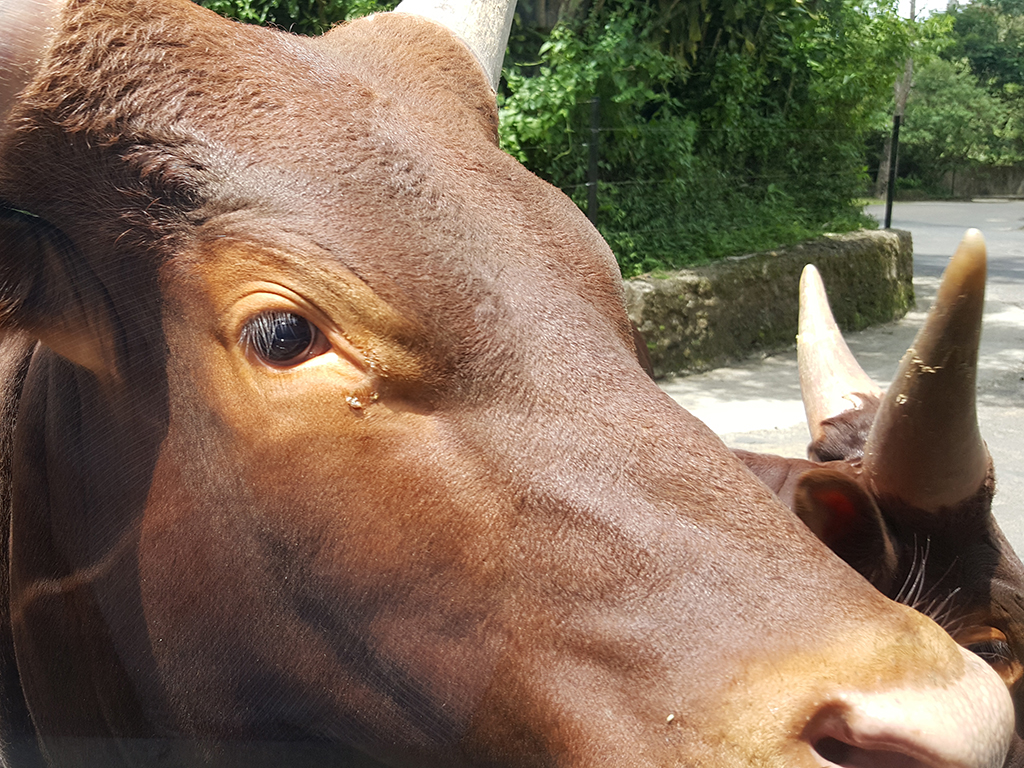
#> input picture images/ani1.jpg, 1024 x 768 px
$ python backproject_histogram.py --reference ../images/ani1.jpg --target ../images/ani2.jpg
#> lines starting #> are read from the running program, lines starting #| are printed output that depends on the picture; after the words box and inside, x2 and y2 are one past the last pixel; in counts of white or black regions, pixels touching at a corner belong together
#> further down, img_ref is the input picture: shape (768, 1024, 3); mean B, G, R 87.3, 107.5, 128.3
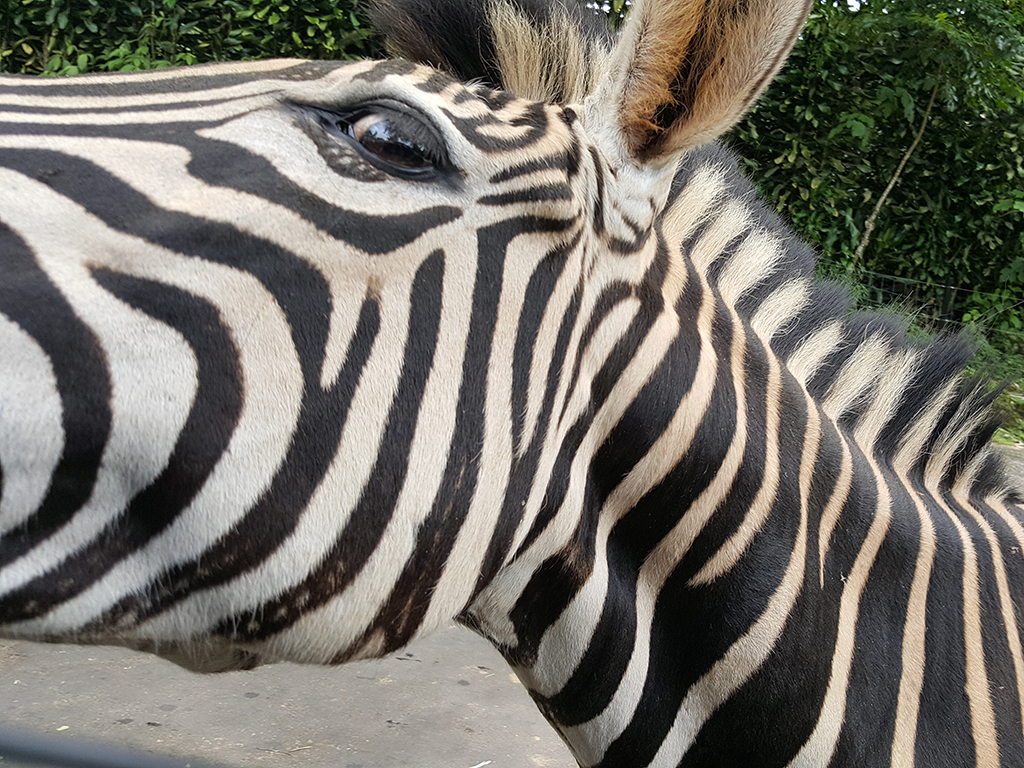
#> input picture images/ani2.jpg, 1024 x 768 px
#> further down, img_tar is the input picture: shape (768, 1024, 3); mean B, G, R 106.2, 114.3, 117.2
# 필요한 패키지를 import함
from __future__ import print_function
import argparse
import cv2
import numpy as np
from matplotlib import pyplot as plt

def back_project(img_ref, img_tar):
	r_hsv = cv2.cvtColor(img_ref, cv2.COLOR_BGR2HSV)
#> r_hsv: shape (768, 1024, 3); mean H, S, V 27.4, 89.7, 131.5
	t_hsv = cv2.cvtColor(img_tar, cv2.COLOR_BGR2HSV)
#> t_hsv: shape (768, 1024, 3); mean H, S, V 49.4, 45.6, 120.3

	# calculating histogram for reference image
	r_hist = cv2.calcHist([r_hsv], [0,1], None, \
		 	 [180,256],  [0,180, 0,256] )
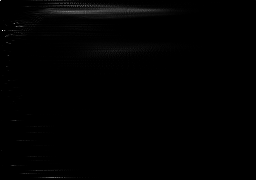
#> r_hist: shape (180, 256) float32; min 0, max 2580, mean 17.1; drawn with min black and max white

	# apply backprojection
	dst = cv2.calcBackProject([t_hsv], [0,1], r_hist, [0,180,0,256], 1)
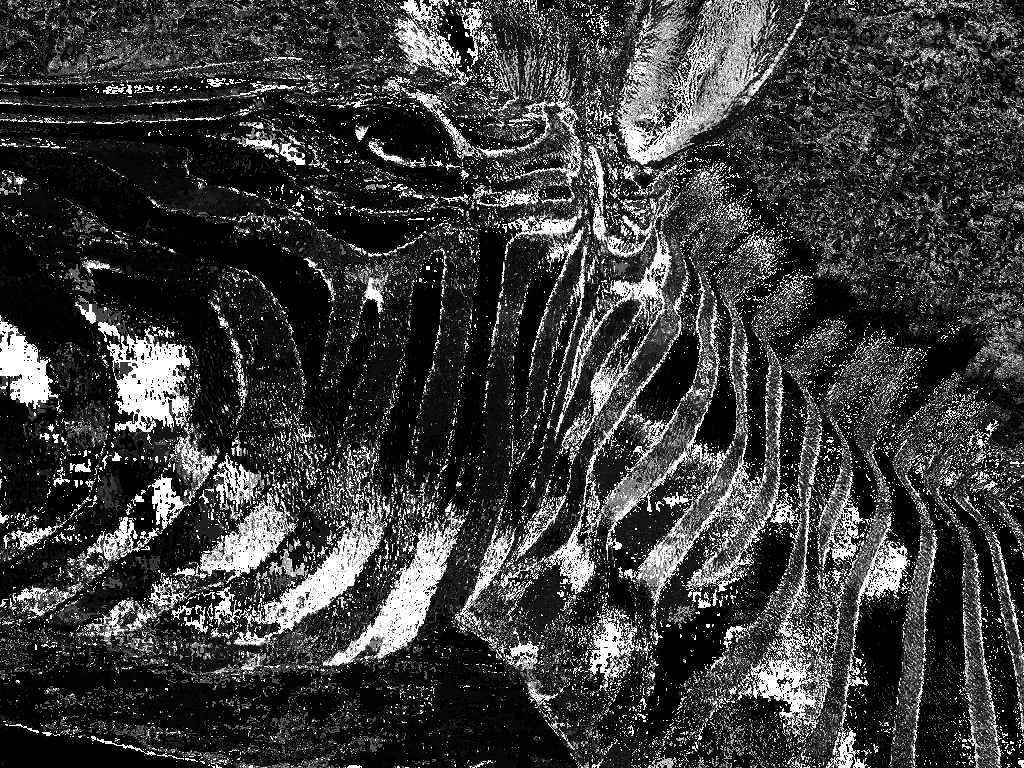
#> dst: shape (768, 1024); min 0, max 255, mean 59.2

	# convolute with circular disc
	ele = cv2.getStructuringElement(cv2.MORPH_ELLIPSE, (5,5))
	cv2.filter2D(dst, -1, ele, dst)
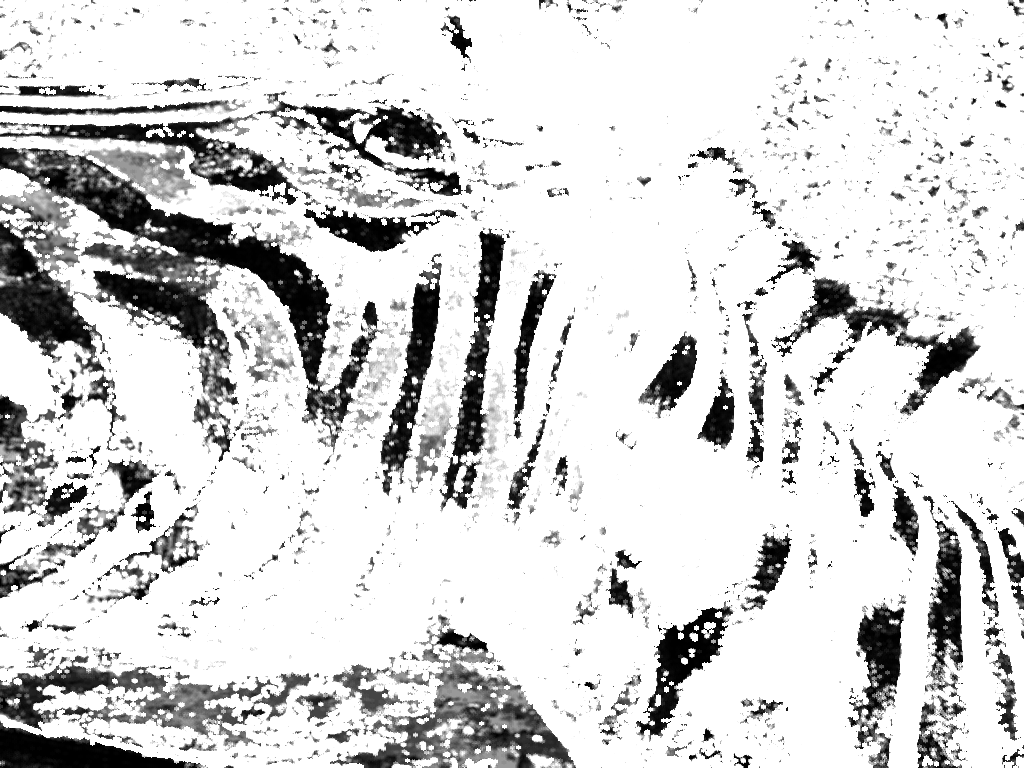
#> dst: shape (768, 1024); min 0, max 255, mean 212

	return dst

if __name__ == "__main__" :
	# 명령행 인자 처리
	ap = argparse.ArgumentParser()
	ap.add_argument('-r', '--reference', required = True, \
			help = 'Path to the reference image')
	ap.add_argument('-t', '--target', required = True, \
			help = 'Path to the target image')
	args = vars(ap.parse_args())

	f_ref = args['reference']
	f_tar = args['target']

	# OpenCV를 사용하여 영상 데이터 로딩
	img_ref = cv2.imread(f_ref)
	img_tar = cv2.imread(f_tar)

	# excute histogram backprojection
	proj = back_project(img_ref, img_tar)

	# threshold and binary AND
	th, th_proj = cv2.threshold(proj, 50, 255, 0)
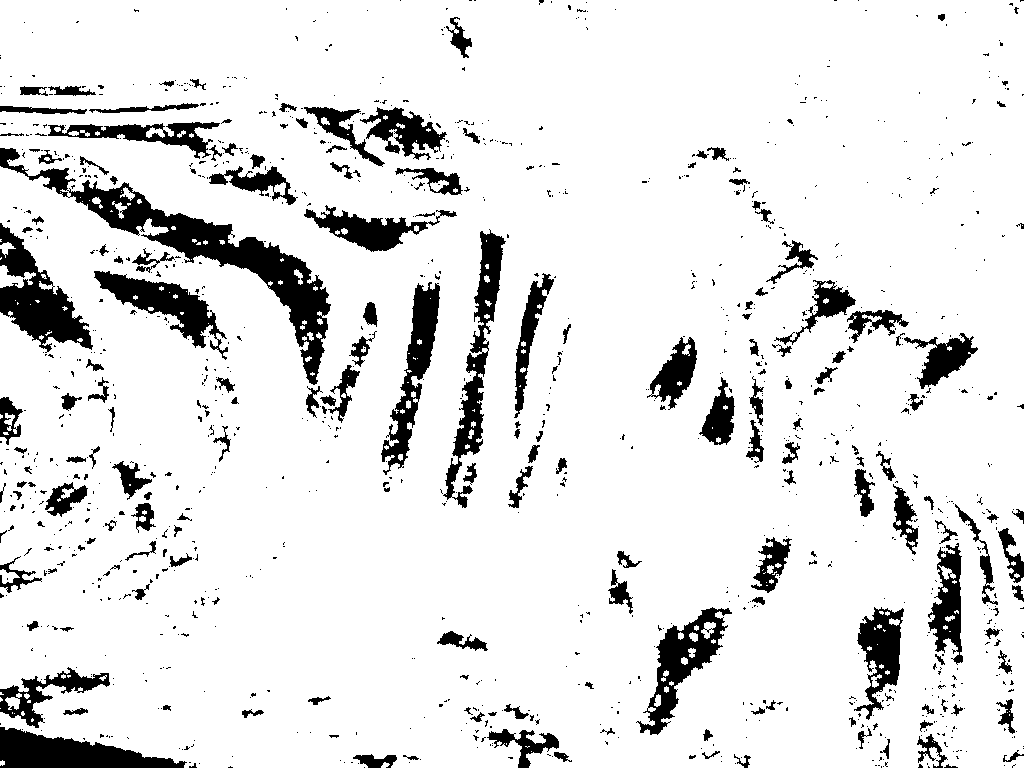
#> th_proj: shape (768, 1024); 89.1% white; 1157 black regions (961 under 20 px), largest, box (x1, y1, x2, y2) and area: (0, 148, 331, 385) 10789, (0, 223, 93, 353) 4923, (0, 727, 187, 768) 4358
	th_proj = cv2.merge((th_proj, th_proj, th_proj))

	img_ref = cv2.cvtColor(img_ref, cv2.COLOR_BGR2RGB)
	img_tar = cv2.cvtColor(img_tar, cv2.COLOR_BGR2RGB)

	# bitwise and operation for generating result
	r_img = cv2.bitwise_and(img_tar, th_proj)
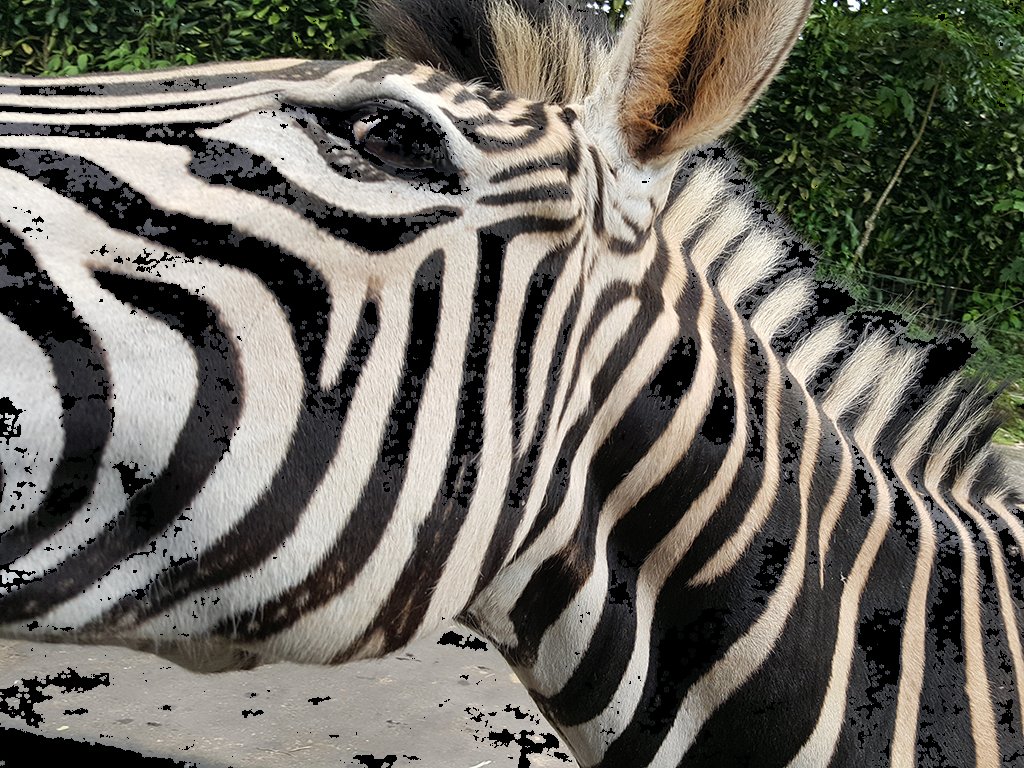
#> r_img: shape (768, 1024, 3); mean R, G, B 108.6, 105.7, 97.1

	plt.subplot(2, 2, 1), plt.imshow(img_tar)
	plt.title('target'), plt.xticks([]), plt.yticks([])
	plt.subplot(2, 2, 2), plt.imshow(img_ref)
	plt.title('reference'), plt.xticks([]), plt.yticks([])
	plt.subplot(2, 2, 3), plt.imshow(proj, 'gray')
	plt.title('probability'), plt.xticks([]), plt.yticks([])
	plt.subplot(2, 2, 4), plt.imshow(r_img)
	plt.title('bitwise_and'), plt.xticks([]), plt.yticks([])
	plt.show()
